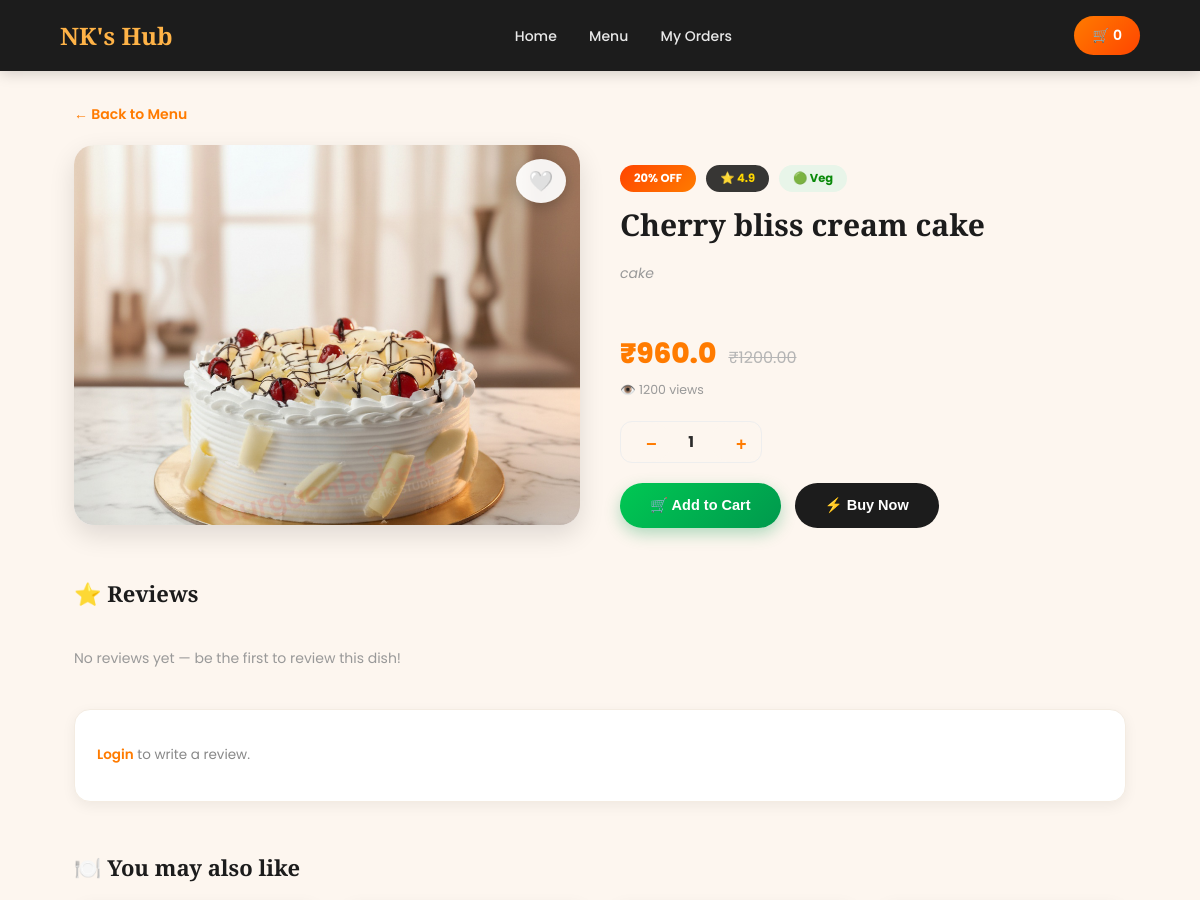
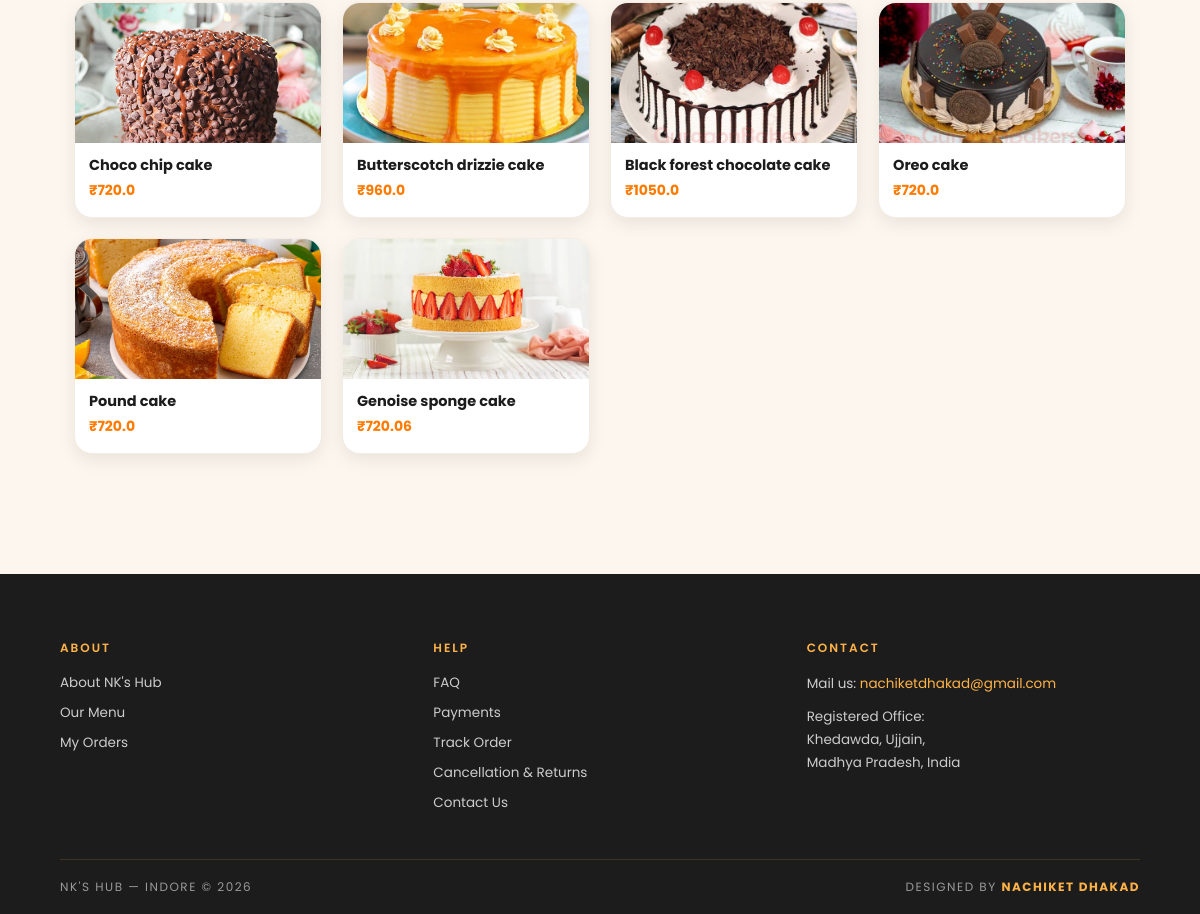
Page /food/3/ on the committed database (2 pictures, top to bottom).
### food/models.py (models this page shows, shortened)
class FoodItem(models.Model):
    CATEGORY_CHOICES = [
    ('burger', 'Burgers'),
    ('pizza', 'Pizza'),
    ('chinese', 'Chinese'),
    ('drink', 'Drinks'),
    ('desserts', 'Desserts'),
    ('rajasthani', 'Rajasthani'),
    ('hot-drinks', 'Hot Drinks'),
    ('cake', 'Cake'),
    ('icecream','icecream'),
    ('sweets', 'Sweets'),
]
    name = models.CharField(max_length=100)
    description = models.TextField(blank=True, null=True)
    price = models.DecimalField(max_digits=6, decimal_places=2, default=0)
    image = models.ImageField(upload_to='food/', blank=True, null=True)
    category = models.CharField(
        max_length=30,
        choices=CATEGORY_CHOICES,
        blank=True,
        null=True,
    )
    preferences = models.ManyToManyField(Preference, blank=True, related_name='food_items')
    ...
    discount = models.PositiveIntegerField(default=0, help_text="Discount % (e.g. 20)")
    rating = models.DecimalField(max_digits=2, decimal_places=1, default=0.0, help_text="e.g. 4.3")
    views = models.PositiveIntegerField(default=0, help_text="Admin se manually bhi edit ho sakta hai")
    is_popular = models.BooleanField(default=False, help_text="Show in Popular Right Now section")
    def discounted_price(self):
        if self.discount:
            return round(float(self.price) * (100 - self.discount) / 100, 2)
        return self.price
    @property
    def is_nonveg(self):
        return self.preferences.filter(slug='nonveg').exists()

### food/views.py (the view, shortened to what this page needs)
# urls.py: path('food/<int:pk>/', views.food_detail, name='food_detail'),
def food_detail(request, pk):
    item = get_object_or_404(FoodItem, pk=pk)
    item.views += 1
    item.save(update_fields=['views'])
    reviews = item.reviews.all().order_by('-created_at')
    gallery_images = item.images.all()
    avg_rating = item.rating
    related_items = FoodItem.objects.filter(category=item.category).exclude(pk=item.pk)[:6]
    cart = request.session.get('cart', {})
    cart_count = sum(cart.values())
    user_fav_ids = []
    if request.user.is_authenticated:
        user_fav_ids = list(
            Favourite.objects.filter(user=request.user).values_list('food_item_id', flat=True)
        )
    return render(request, 'food/food_detail.html', {
        'item': item,
        'reviews': reviews,
        'gallery_images': gallery_images,
        'avg_rating': avg_rating,
        'related_items': related_items,
        'cart_count': cart_count,
        'user_fav_ids': user_fav_ids,
    })

### food/templates/food/food_detail.html (shortened to what this page needs)
{% load static %}
<!DOCTYPE html>
<html lang="en">
<head>
  <link rel="stylesheet" href="{% static 'food/style.css' %}">
</head>
<body>
  <header class="navbar">
    <a href="/" class="logo">NK's Hub</a>
    <nav>
      <a href="/">Home</a>
      <a href="/menu/">Menu</a>
      <a href="{% url 'my_orders' %}">My Orders</a>
    </nav>
    <a href="{% url 'cart' %}" class="cart-indicator">🛒 <span id="cart-count">{{ cart_count }}</span></a>
  </header>
  <div class="page-wrap">
    <a href="{% url 'menu' %}" class="back-link">&larr; Back to Menu</a>
    <div class="detail-grid">
      <div>
        <div class="gallery-main">
          {% if item.image %}
            <img id="main-img" src="{{ item.image.url }}" alt="{{ item.name }}">
          {% endif %}
          <button type="button"
                  id="favHeartBtn"
                  class="fav-heart-btn"
                  onclick="toggleFav({{ item.id }}, this)">
            <span id="favHeartIcon">{% if item.id in user_fav_ids %}❤️{% else %}🤍{% endif %}</span>
          </button>
        </div>
      </div>
      <div class="info-col">
        <div class="info-badges">
          {% if item.discount %}<span class="badge discount">{{ item.discount }}% OFF</span>{% endif %}
          {% if avg_rating %}<span class="badge rating">⭐ {{ avg_rating }}</span>{% endif %}
          {% if item.is_nonveg %}
            <span class="badge nonveg">🔴 Non-Veg</span>
          {% else %}
            <span class="badge veg">🟢 Veg</span>
          {% endif %}
        </div>
        <h1>{{ item.name }}</h1>
        <p class="tagline">{{ item.category }}</p>
        <div class="price-block">
          {% if item.discount %}
            <span class="now">₹{{ item.discounted_price }}</span>
            <span class="old">₹{{ item.price }}</span>
          {% else %}
            <span class="now">₹{{ item.price }}</span>
          {% endif %}
        </div>
        <div class="views-line">👁️ {{ item.views }} views</div>
        <div class="qty-row">
          <div class="qty-box">
            <button type="button" onclick="changeQty(-1)">−</button>
            <span id="qty-val">1</span>
            <button type="button" onclick="changeQty(1)">+</button>
          </div>
        </div>
        <div class="action-row">
          <button type="button" class="btn-add-cart" onclick="addToCartAjax({{ item.id }}, this)">🛒 Add to Cart</button>
          <form method="POST" action="{% url 'buy_now' item.id %}" style="margin:0;">
            <button type="submit" class="btn-buy-now">⚡ Buy Now</button>
          </form>
        </div>
      </div>
    </div>
    <h2 class="section-title">⭐ Reviews</h2>
    {% for r in reviews %}
      <div class="review-card">
        <div class="review-top">
          <span class="review-user">{{ r.user.username }}</span>
          <span class="review-rating">⭐ {{ r.rating }}/5</span>
        </div>
        <div class="review-comment">{{ r.comment }}</div>
      </div>
    {% empty %}
      <div class="no-reviews">No reviews yet — be the first to review this dish!</div>
    {% endfor %}
    <div class="review-form">
      {% if user.is_authenticated %}
        <form method="POST">
          {% csrf_token %}
          <select name="rating" required>
            <option value="">Select rating</option>
            <option value="5">⭐⭐⭐⭐⭐ Excellent</option>
            <option value="4">⭐⭐⭐⭐ Good</option>
            <option value="3">⭐⭐⭐ Average</option>
            <option value="2">⭐⭐ Poor</option>
            <option value="1">⭐ Terrible</option>
          </select>
          <textarea name="comment" placeholder="Share your experience..." required></textarea>
          <button type="submit" name="submit_review" value="1">Submit Review</button>
        </form>
      {% else %}
        <p class="login-to-review">
          <a href="{% url 'login' %}?next={{ request.path }}">Login</a> to write a review.
        </p>
      {% endif %}
    </div>
    {% if related_items %}
    <h2 class="section-title">🍽️ You may also like</h2>
    <div class="related-grid">
      {% for rel in related_items %}
        <a href="{% url 'food_detail' rel.id %}" class="related-card">
          {% if rel.image %}<img src="{{ rel.image.url }}" alt="{{ rel.name }}">{% endif %}
          <div class="rc-body">
            <h4>{{ rel.name }}</h4>
            <div class="rc-price">₹{{ rel.discounted_price }}</div>
          </div>
        </a>
      {% endfor %}
    </div>
    {% endif %}
  </div>
  <footer class="site-footer">
    <div class="footer-top">
      <div class="footer-col">
        <h4>About</h4>
        <a href="/about/">About NK's Hub</a>
        <a href="/menu/">Our Menu</a>
        <a href="{% url 'my_orders' %}">My Orders</a>
      </div>
      <div class="footer-col" id="help">
        <h4>Help</h4>
        <a href="{% url 'help' %}">FAQ</a>
        <a href="/about/">Payments</a>
        <a href="{% url 'my_orders' %}">Track Order</a>
        <a href="{% url 'cart' %}">Cancellation & Returns</a>
        <a href="mailto:nachiketdhakad@gmail.com">Contact Us</a>
      </div>
      <div class="footer-col">
        <h4>Contact</h4>
        <p>Mail us: <a href="mailto:nachiketdhakad@gmail.com">nachiketdhakad@gmail.com</a></p>
        <p>Registered Office:<br>Khedawda, Ujjain,<br>Madhya Pradesh, India</p>
      </div>
    </div>
    <div class="footer-bottom">
      <p>NK's Hub — Indore © 2026</p>
      <p class="footer-credit">Designed by <strong>Nachiket Dhakad</strong></p>
    </div>
  </footer>
</body>
</html>

### staticfiles/food/style.css (style rules this page uses)
.tagline { font-size: 20px; color: white; margin-top: 10px; font-style: italic; }
body { margin: 0; font-family: 'Poppins', sans-serif; background: linear-gradient(135deg, #ff7f50, #ffb347, #ffe5b4); color: #333; }
header { background: rgba(255,255,255,0.8); padding: 15px 30px; display: flex; justify-content: space-between; align-items: center; position: sticky; top: 0; }
.logo { font-size: 1.8rem; font-weight: bold; color: #ff4500; }
nav a { margin: 0 15px; text-decoration: none; color: #ff4500; font-weight: bold; transition: color 0.3s, transform 0.3s; }
button { background: #ff914d; border: none; padding: 12px 25px; border-radius: 25px; cursor: pointer; font-weight: bold; color: #fff; transition: transform 0.2s, background 0.3s; }
.badge { display: inline-block; margin-top: 20px; background: #ff4500; color: #fff; padding: 10px 20px; border-radius: 50%; font-weight: bold; }
.navbar { background: #f05f33; color: white; padding: 15px; display: flex; justify-content: space-between; align-items: center; }
.navbar nav a { margin: 0 10px; text-decoration: none; color: white; font-weight: bold; }

### rows in the picture
FoodItem: image (picture), discount "20", rating "4.9", name "Cherry bliss cream cake", category "cake", discounted_price "960.0", price "1200.00", views "1200"
FoodItem: image (picture), name "Choco chip cake", discounted_price "720.0"
FoodItem: image (picture), name "Butterscotch drizzie cake", discounted_price "960.0"
FoodItem: image (picture), name "Black forest chocolate cake", discounted_price "1050.0"
FoodItem: image (picture), name "Oreo cake", discounted_price "720.0"
FoodItem: image (picture), name "Pound cake", discounted_price "720.0"
FoodItem: image (picture), name "Genoise sponge cake", discounted_price "720.06"

### other values in the picture
{{ cart_count }} "0"
